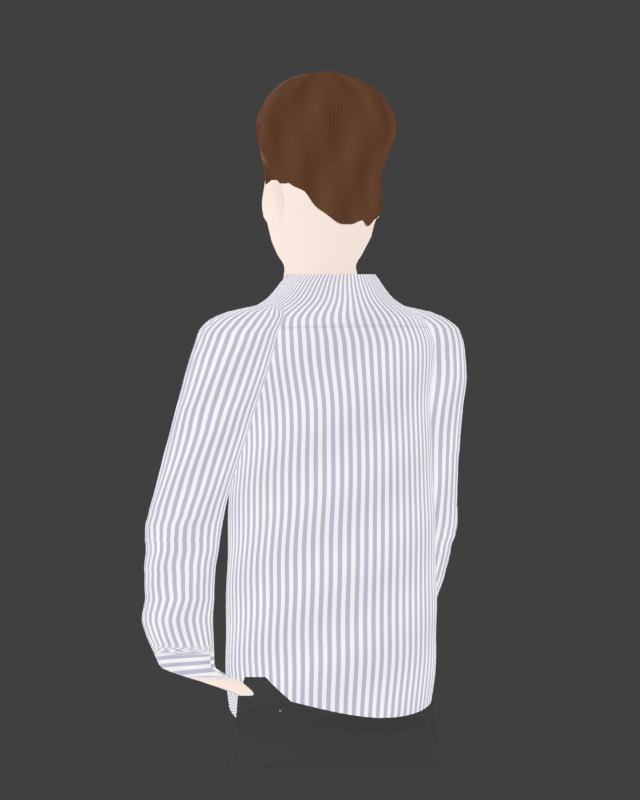
#> input picture assets/portrait/portrait-back-three-quarter.png, 640 x 800 px
$ python build_pixel_portrait.py --source portrait-back-three-quarter.png
#> lines starting #> are read from the running program, lines starting #| are printed output that depends on the picture; after the words box and inside, x2 and y2 are one past the last pixel; in counts of white or black regions, pixels touching at a corner belong together
"""Create a static monochrome pixel-grid portrait from the original photo."""
import argparse
import hashlib
import json
from pathlib import Path

import numpy as np
from PIL import Image, ImageFilter, ImageOps

ROOT = Path(__file__).resolve().parents[2]
HERE = Path(__file__).resolve().parent
OUT = ROOT/'public/portraits'


def smoothstep(a, b, value):
    t = np.clip((value-a)/(b-a), 0, 1)
    return t*t*(3-2*t)


def build(source):
    source_image = Image.open(source).convert('RGBA')
#> source_image is the input picture: PIL image 640x800 RGBA; mean R, G, B, A 101.1, 99.8, 101, 255
    original = source_image.convert('RGB')
    source_alpha = source_image.getchannel('A')
#> source_alpha: PIL image 640x800 L; every value is 255
    has_transparency = source_alpha.getextrema()[0] < 255
#> has_transparency = False
    rgb = np.asarray(original, dtype=np.float32)
    height, width = rgb.shape[:2]
#> height = 800; width = 640
    if has_transparency:
        # Background-removed photographs already supply the subject silhouette.
        # Preserve soft edges and transparent gaps instead of estimating a matte.
        alpha = source_alpha
    else:
        # Fill the studio-background photo's outer subject silhouette so white
        # shirt stripes remain intact.
        background = np.median(np.concatenate((rgb[:, :64], rgb[:, -64:]), axis=1), axis=1)
#> background = 800 rows, first 8: [64, 64, 64], [64, 64, 64], [64, 64, 64], [64, 64, 64], [64, 64, 64], [64, 64, 64], [64, 64, 64], [64, 64, 64]
        distance = np.linalg.norm(rgb-background[:, None, :], axis=2)
        matte = np.zeros((height, width), dtype=np.uint8)
        for y in range(height):
            row = np.flatnonzero(distance[y] > 30)
            row = row[(row > width*.12) & (row < width*.88)]
            if len(row) >= 3:
                matte[y, max(0,row[0]-1):min(width,row[-1]+2)] = 255
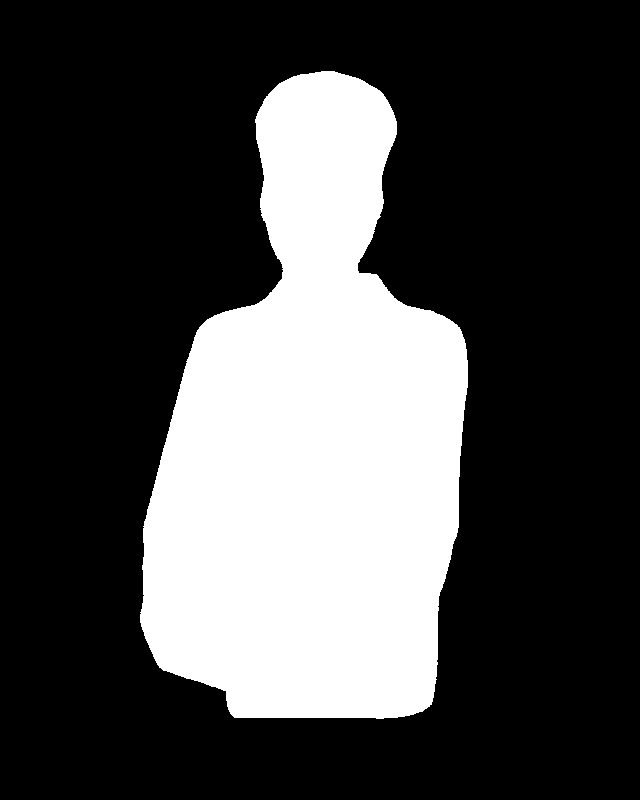
#> matte: shape (800, 640); 28% white; 1 white region, box (x1, y1, x2, y2) and area: (140, 71, 468, 719) 143303
        neutral = (rgb[:, :, 0]-rgb[:, :, 2]) < 32
#> neutral: shape (800, 640) bool; 96.9% white; 7 black regions (6 under 20 px), largest, box (x1, y1, x2, y2) and area: (256, 70, 397, 226) 15877
        head_region = np.arange(height)[:, None] < height*.36
        edge_confidence = np.where(neutral & head_region, smoothstep(35, 100, distance), 1)
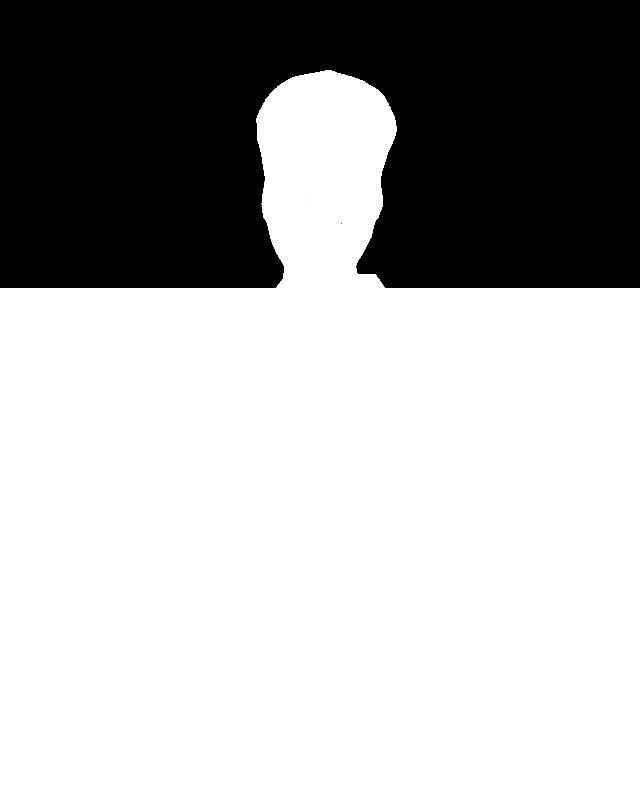
#> edge_confidence: shape (800, 640) float32; min 0, max 1, mean 0.687
        matte = (matte*edge_confidence).astype(np.uint8)
        yy_source, xx_source = np.indices((height, width))
        forehead = (yy_source > height*.202) & (xx_source > width*.415) & (xx_source < width*.585)
        hair_background = (np.mean(rgb, axis=2) > 205) & (yy_source < height*.235) & ~forehead
#> hair_background: shape (800, 640) bool; 0% white in thin lines or dots, all inside (x1, y1, x2, y2) = (264, 185, 266, 188)
        matte[hair_background] = 0
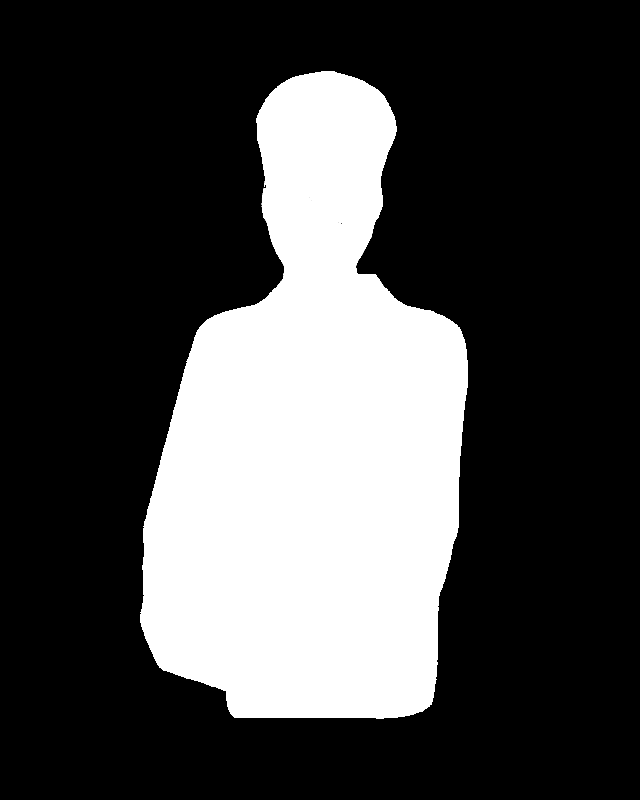
#> matte: shape (800, 640); min 0, max 255, mean 71.1
        # Resample premultiplied RGBA later to avoid a bright silhouette halo.
        alpha = Image.fromarray(matte)
    bounds = alpha.getbbox()
#> bounds = (140, 71, 468, 719)
    if not bounds:
        raise ValueError('Could not locate the portrait against its studio background.')
    gray = np.asarray(ImageOps.autocontrast(ImageOps.grayscale(original), cutoff=(1, 1)), dtype=np.float32)
    # Apply one restrained tone curve to the entire photograph. Highlight
    # compression prevents a glowing face/shirt without darkening the lower body
    # selectively; natural photographic differences remain intact.
    gray = np.clip(160*np.tanh(gray/180), 0, 255).astype(np.uint8)
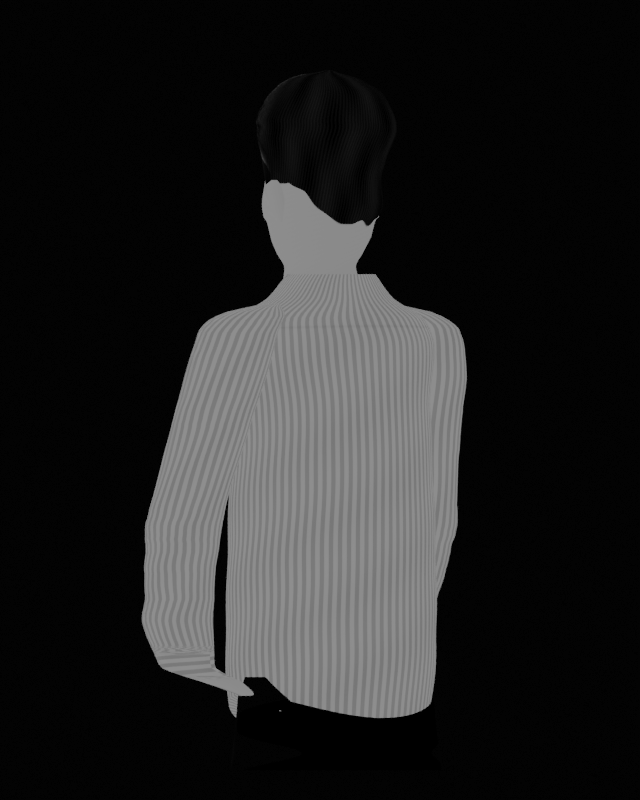
#> gray: shape (800, 640); min 0, max 142, mean 33.5
    subject = Image.merge('RGBA', (Image.fromarray(gray), Image.fromarray(gray), Image.fromarray(gray), alpha)).crop(bounds)
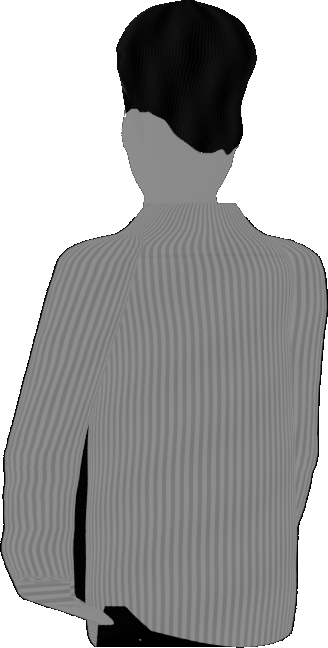
#> subject: PIL image 328x648 RGBA; mean R, G, B, A 77.4, 77.4, 77.4, 171.4; transparent parts drawn white
    frame_w, frame_h, cell = 640, 800, 5
    # Keep the underlying photographic detail. The reference's fine mesh sits
    # over a soft image rather than replacing facial features with large blocks.
    reduced = ImageOps.contain(subject, (frame_w-96, frame_h-192), method=Image.Resampling.LANCZOS)
    result = Image.new('RGBA', (frame_w, frame_h))
#> result: PIL image 640x800 RGBA; every value is 0
    result.alpha_composite(reduced, ((result.width-reduced.width)//2, 128))
    result = result.filter(ImageFilter.GaussianBlur(1.1))
    rgba = np.asarray(result, dtype=np.float32).copy()
    yy, xx = np.indices((result.height, result.width))
    grid = ((xx % cell == 0) | (yy % cell == 0)).astype(np.float32)
    rgba[:, :, :3] *= (1-grid*.15)[:, :, None]
#> rgba: shape (800, 640, 4) float32; mean R, G, B, A 26.6, 26.6, 26.6, 62.8
    result = Image.fromarray(np.clip(rgba, 0, 255).astype(np.uint8))
    OUT.mkdir(parents=True, exist_ok=True)
    path = OUT/'damien-pixel.png'
    result.save(path, optimize=True)
    # Original photographic color/detail, with identical subject matte, crop,
    # scale and placement. No tone curve, grid or photographic blur is applied.
    # Exclude the one-pixel studio-background margin from the ungraded color
    # layer, where it would otherwise become a bright outline on the black frame.
    photo_alpha = alpha if has_transparency else alpha.filter(ImageFilter.MinFilter(3))
    photo_subject = Image.merge('RGBA', (*original.split(), photo_alpha)).crop(bounds)
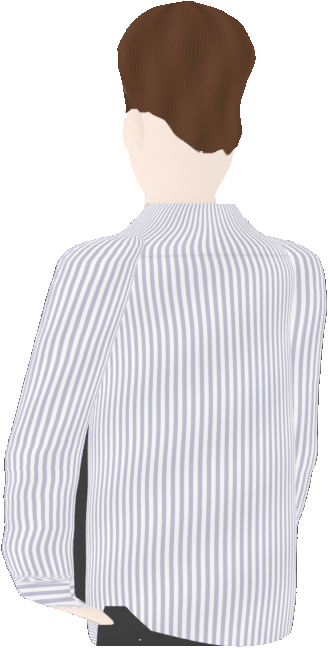
#> photo_subject: PIL image 328x648 RGBA; mean R, G, B, A 154, 150.7, 153.5, 168.8; transparent parts drawn white
    photo_reduced = ImageOps.contain(photo_subject, (frame_w-96, frame_h-192), method=Image.Resampling.LANCZOS)
    photo = Image.new('RGBA', (frame_w, frame_h))
    photo.alpha_composite(photo_reduced, ((frame_w-photo_reduced.width)//2, 128))
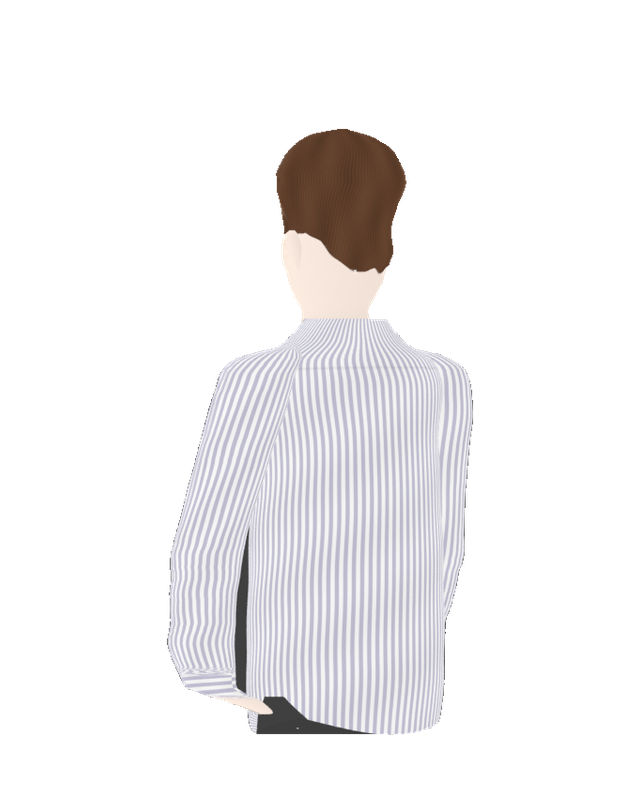
#> photo: PIL image 640x800 RGBA; mean R, G, B, A 49.1, 47.8, 48.9, 61.7; transparent parts drawn white
    original_path = OUT/'damien-original.png'
    photo.save(original_path, optimize=True)
    manifest = {
        'image': 'portraits/damien-pixel.png', 'source': source.name,
        'assetHash': hashlib.sha256(path.read_bytes()).hexdigest()[:16],
        'size': list(result.size), 'cellSize': cell,
        'softness': 1.1,
        'effect': 'Soft monochrome raster portrait with uniform grading, compressed highlights and a faint grid',
        'originalImage': 'portraits/damien-original.png',
        'originalAssetHash': hashlib.sha256(original_path.read_bytes()).hexdigest()[:16],
        'originalEffect': 'Original photographic color and detail with matching transparent subject framing; no tonal grading or grid',
    }
    (HERE/'image-manifest.json').write_text(json.dumps(manifest, indent=2)+'\n')
    print(f'PIXEL PORTRAIT: {path}')
    print(f'ORIGINAL PORTRAIT: {original_path}')


if __name__ == '__main__':
    parser = argparse.ArgumentParser()
    parser.add_argument('--source', required=True, type=Path)
    args = parser.parse_args()
    build(args.source.expanduser().resolve())

$ run again, on assets/portrait/portrait-front.png
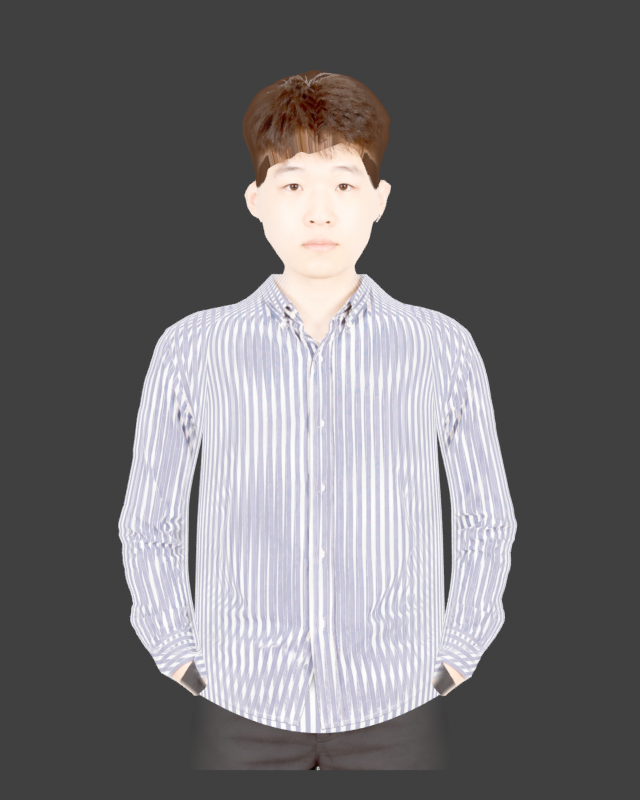
#> input picture assets/portrait/portrait-front.png, 640 x 800 px
#> in build, source_image is the input picture: PIL image 640x800 RGBA; mean R, G, B, A 113, 111.1, 113.4, 255
#> source_alpha: PIL image 640x800 L; every value is 255
#> has_transparency = False
#> background = 800 rows, first 8: [64, 64, 64], [64, 64, 64], [64, 64, 64], [64, 64, 64], [64, 64, 64], [64, 64, 64], [64, 64, 64], [64, 64, 64]
#> neutral: shape (800, 640) bool; 96.5% white; 22 black regions (11 under 20 px), largest, box (x1, y1, x2, y2) and area: (243, 70, 391, 217) 13113, (286, 204, 361, 317) 3434, (326, 174, 372, 210) 526
#> hair_background: shape (800, 640) bool; 0.14% white; 4 white regions, box (x1, y1, x2, y2) and area: (288, 146, 362, 162) 620, (379, 180, 391, 188) 64, (248, 182, 257, 188) 31, (260, 180, 266, 188) 27
#> in build, `matte[hair_background] = 0`:
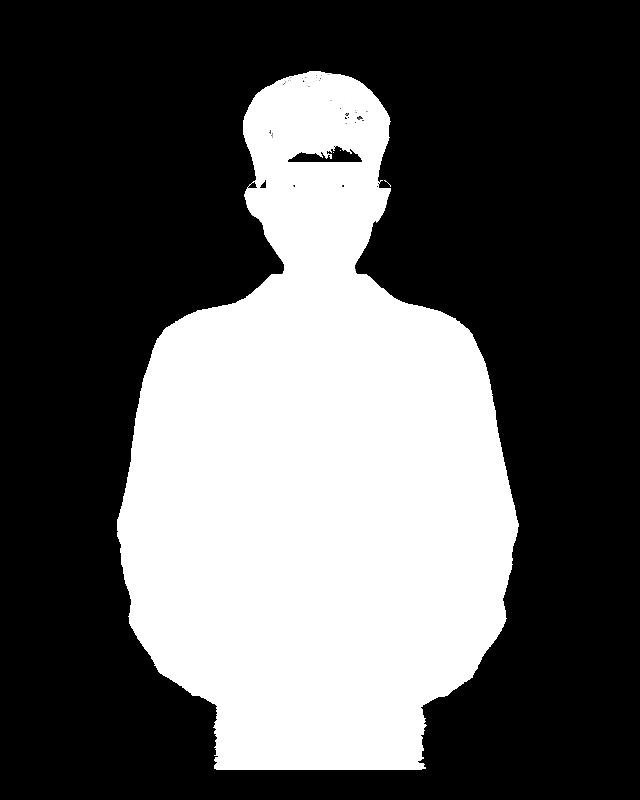
#> matte: shape (800, 640); min 0, max 255, mean 90.4
#> bounds = (117, 71, 519, 770)
#> in build, `photo.alpha_composite(photo_reduced, ((frame_w-photo_reduced.width)//2..`:
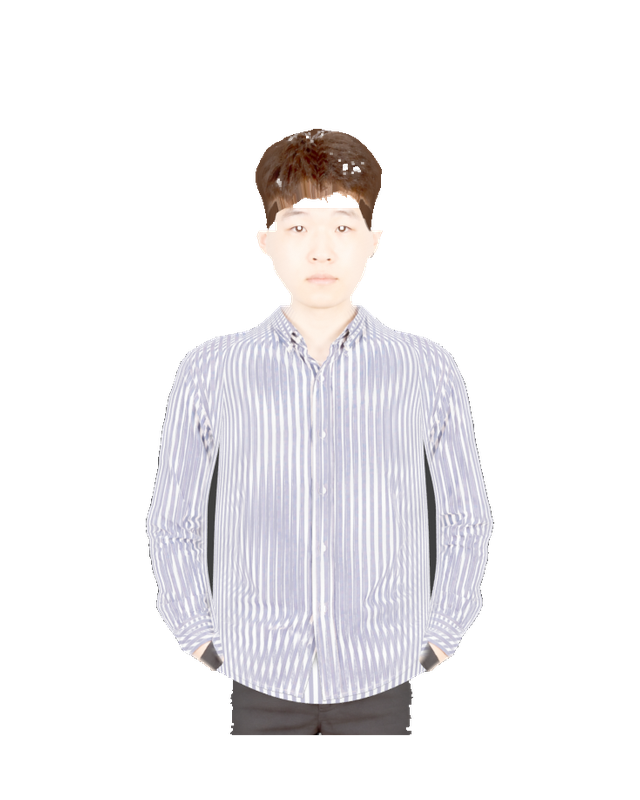
#> photo: PIL image 640x800 RGBA; mean R, G, B, A 54.6, 53.1, 54.9, 67.3; transparent parts drawn white

$ run again, on assets/portrait/portrait-side.png
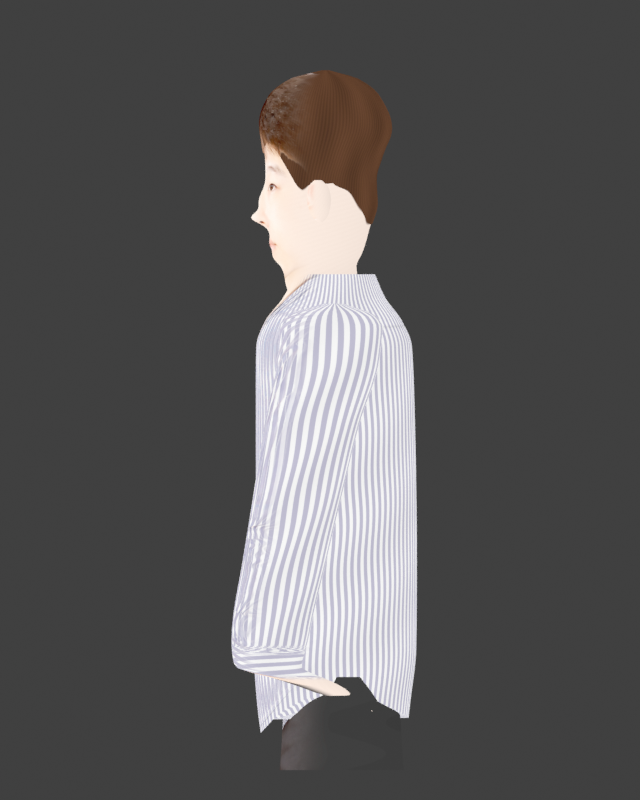
#> input picture assets/portrait/portrait-side.png, 640 x 800 px
#> in build, source_image is the input picture: PIL image 640x800 RGBA; mean R, G, B, A 88.6, 87.4, 87.8, 255
#> source_alpha: PIL image 640x800 L; every value is 255
#> has_transparency = False
#> background = 800 rows, first 8: [64, 64, 64], [64, 64, 64], [64, 64, 64], [64, 64, 64], [64, 64, 64], [64, 64, 64], [64, 64, 64], [64, 64, 64]
#> neutral: shape (800, 640) bool; 97.1% white; 14 black regions (8 under 20 px), largest, box (x1, y1, x2, y2) and area: (259, 70, 392, 224) 13214, (269, 235, 305, 307) 859, (266, 174, 290, 207) 329, (256, 204, 270, 230) 161, (272, 677, 301, 684) 46, (308, 205, 314, 213) 31
#> hair_background: shape (800, 640) bool; 0.03% white; 3 white regions (2 under 20 px), largest, box (x1, y1, x2, y2) and area: (265, 147, 283, 163) 153
#> in build, `matte[hair_background] = 0`:
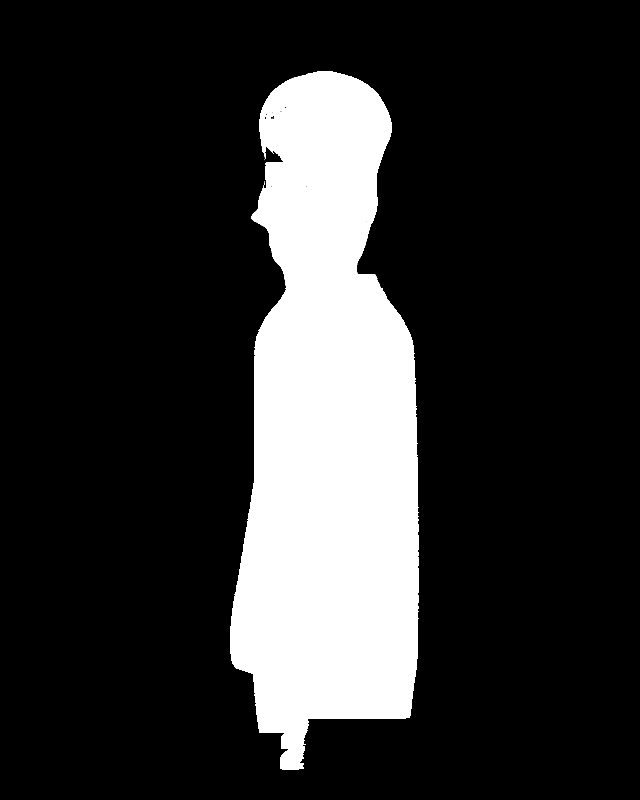
#> matte: shape (800, 640); min 0, max 255, mean 47.8
#> bounds = (230, 71, 419, 770)
#> in build, `photo.alpha_composite(photo_reduced, ((frame_w-photo_reduced.width)//2..`:
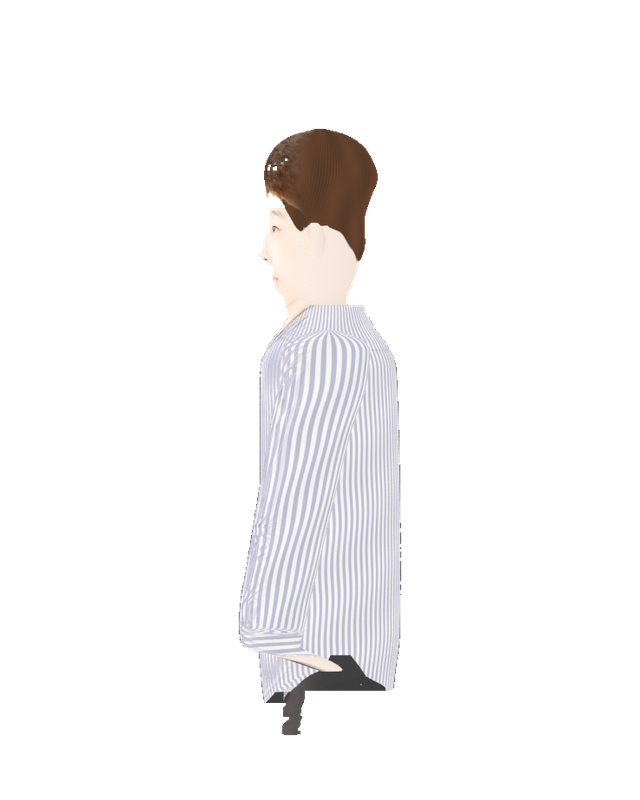
#> photo: PIL image 640x800 RGBA; mean R, G, B, A 28, 27.1, 27.5, 35.2; transparent parts drawn white
